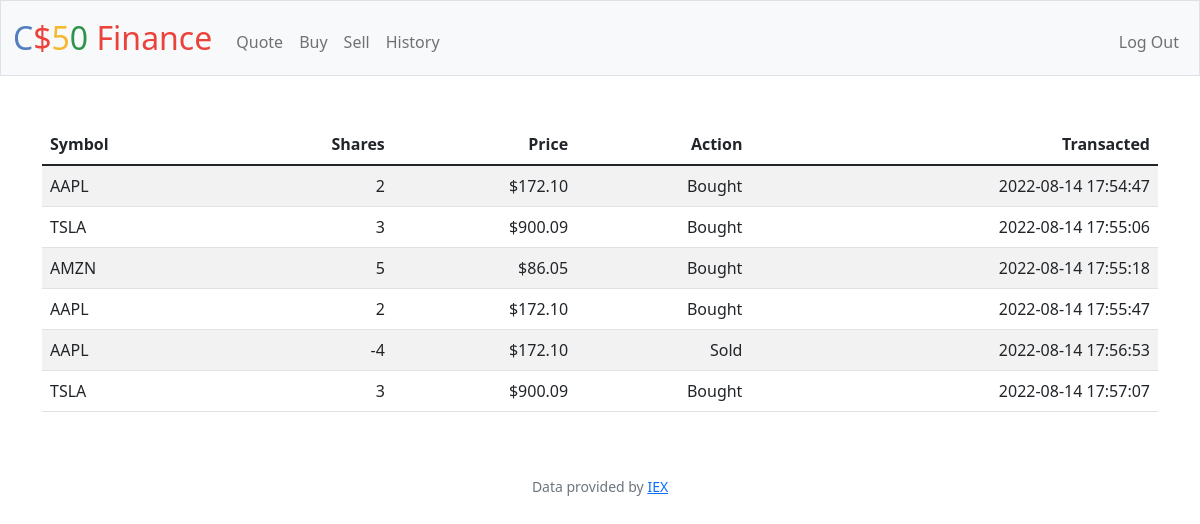
/history (signed in), run on an earlier commit of the app's database.
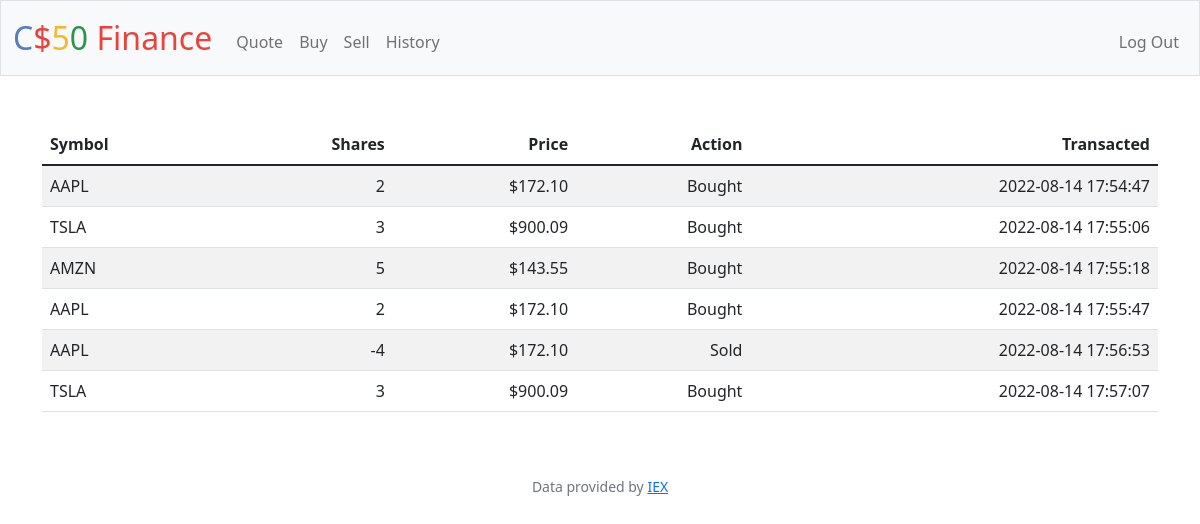
And on a later commit of the database.
### tables this page shows
CREATE TABLE transactions (
id INTEGER PRIMARY KEY AUTOINCREMENT,
user_id INTEGER NOT NULL,
symbol TEXT NOT NULL,
name TEXT NOT NULL,
shares INTEGER NOT NULL,
price NUMERIC NOT NULL, 
current_price NUMERIC,
type TEXT NOT NULL,
time TIMESTAMP DEFAULT CURRENT_TIMESTAMP,
FOREIGN KEY(user_id) REFERENCES users(id)
);

### app.py (the view)
@app.route("/history")
@login_required
def history():
    user_id = session["user_id"]
    holdings = db.execute("SELECT symbol, shares, price, type, time FROM transactions WHERE user_id = ?", user_id)
    return render_template("history.html", holdings = holdings)

### app.py (called while the page is built)
@app.after_request
def after_request(response):
    response.headers["Cache-Control"] = "no-cache, no-store, must-revalidate"
    response.headers["Expires"] = 0
    response.headers["Pragma"] = "no-cache"
    return response

### helpers.py (called while the page is built)
def login_required(f):
    @wraps(f)
    def decorated_function(*args, **kwargs):
        if session.get("user_id") is None:
            return redirect("/login")
        return f(*args, **kwargs)
    return decorated_function

def usd(value):
    return f"${value:,.2f}"

### templates/history.html (shortened to what this page needs)
{% extends "layout.html" %}
{% block main %}
<table class="table table-striped">
    <thead>
        <tr>
            <th class="text-start">Symbol</th>
            <th class="text-end">Shares</th>
            <th class="text-end">Price</th>
            <th class="text-end">Action</th>
            <th class="text-end">Transacted</th>
        </tr>
    </thead>
    <tbody>
        {% for holding in holdings %}
            <tr>
                <td class="text-start">{{ holding.symbol }}</td>
                <td class="text-end">{{ holding.shares }}</td>
                <td class="text-end">{{ holding.price | usd }}</td>
                <td class="text-end">{{ holding.type }}</td>
                <td class="text-end">{{ holding.time }}</td>
            </tr>
        {% endfor %}
    </tbody>
</table>
{% endblock %}

### templates/layout.html (shortened to what this page needs)
<!DOCTYPE html>
<html lang="en">
    <head>
        <link href="https://cdn.jsdelivr.net/npm/bootstrap@5.1.3/dist/css/bootstrap.min.css" rel="stylesheet">
        <link href="/static/styles.css" rel="stylesheet">
    </head>
    <body>
        <nav class="bg-light border navbar navbar-expand-md navbar-light">
            <div class="container-fluid">
                <a class="navbar-brand" href="/"><span class="blue">C</span><span class="red">$</span><span class="yellow">5</span><span class="green">0</span> <span class="red">Finance</span></a>
                <div class="collapse navbar-collapse" id="navbar">
                    {% if session["user_id"] %}
                        <ul class="navbar-nav me-auto mt-2">
                            <li class="nav-item"><a class="nav-link" href="/quote">Quote</a></li>
                            <li class="nav-item"><a class="nav-link" href="/buy">Buy</a></li>
                            <li class="nav-item"><a class="nav-link" href="/sell">Sell</a></li>
                            <li class="nav-item"><a class="nav-link" href="/history">History</a></li>
                        </ul>
                        <ul class="navbar-nav ms-auto mt-2">
                            <li class="nav-item"><a class="nav-link" href="/logout">Log Out</a></li>
                        </ul>
                    {% else %}
                        <ul class="navbar-nav ms-auto mt-2">
                            <li class="nav-item"><a class="nav-link" href="/register">Register</a></li>
                            <li class="nav-item"><a class="nav-link" href="/login">Log In</a></li>
                        </ul>
                    {% endif %}
                </div>
            </div>
        </nav>
        <main class="container py-5 text-center">
            {% block main %}{% endblock %}
        </main>
        <footer class="mb-5 small text-center text-muted">
            Data provided by <a href="https://iexcloud.io/">IEX</a>
        </footer>
    </body>
</html>

### static/styles.css (style rules this page uses)
nav .navbar-brand { font-size: xx-large; }
nav .navbar-brand .blue { color: #537fbe; }
nav .navbar-brand .red { color: #ea433b; }
nav .navbar-brand .yellow { color: #f5b82e; }
nav .navbar-brand .green { color: #2e944b; }

What changed in the data, as far as the page shows it:
changed transactions "AMZN": price "$86.05" → "$143.55"
